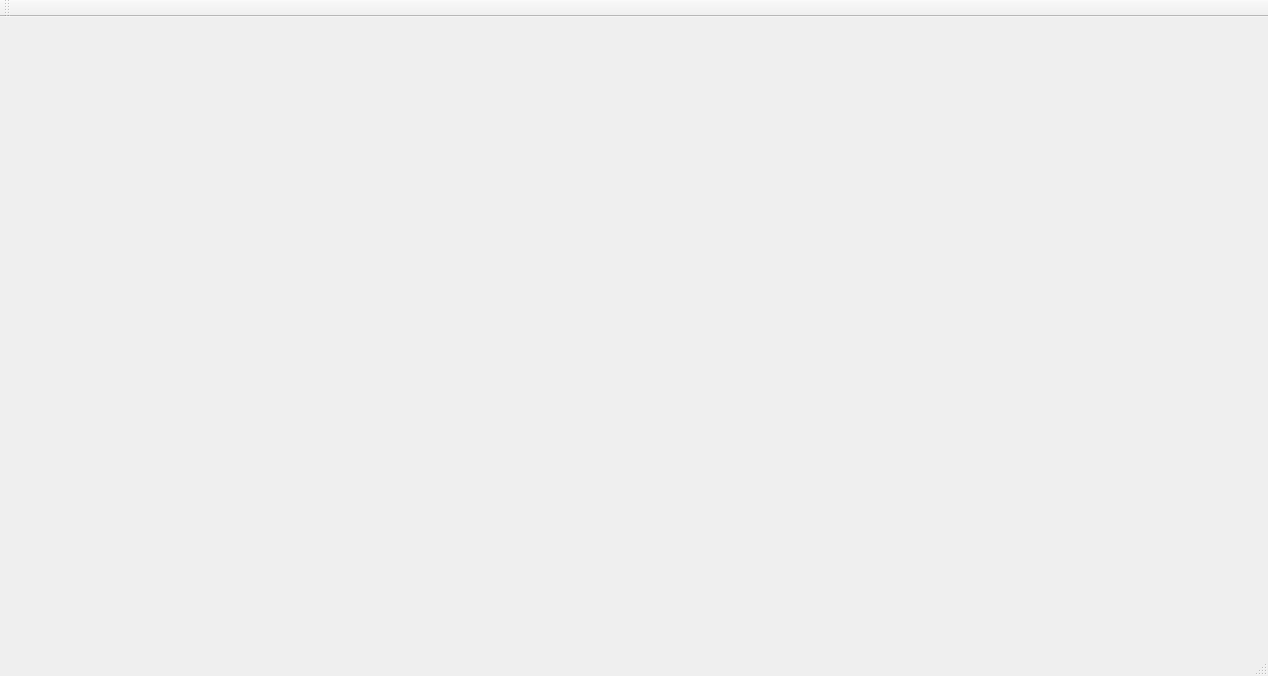
<?xml version="1.0" encoding="UTF-8"?>
<ui version="4.0">
 <class>MainWindow</class>
 <widget class="QMainWindow" name="MainWindow">
  <property name="geometry">
   <rect>
    <x>0</x>
    <y>0</y>
    <width>1268</width>
    <height>676</height>
   </rect>
  </property>
  <property name="windowTitle">
   <string>MainWindow</string>
  </property>
  <widget class="QWidget" name="centralWidget"/>
  <widget class="QMenuBar" name="menuBar">
   <property name="geometry">
    <rect>
     <x>0</x>
     <y>0</y>
     <width>1268</width>
     <height>20</height>
    </rect>
   </property>
  </widget>
  <widget class="QToolBar" name="mainToolBar">
   <attribute name="toolBarArea">
    <enum>TopToolBarArea</enum>
   </attribute>
   <attribute name="toolBarBreak">
    <bool>false</bool>
   </attribute>
  </widget>
  <widget class="QStatusBar" name="statusBar">
   <property name="font">
    <font>
     <weight>75</weight>
     <italic>true</italic>
     <bold>true</bold>
     <underline>true</underline>
    </font>
   </property>
  </widget>
 </widget>
 <layoutdefault spacing="6" margin="11"/>
 <resources/>
 <connections/>
</ui>
